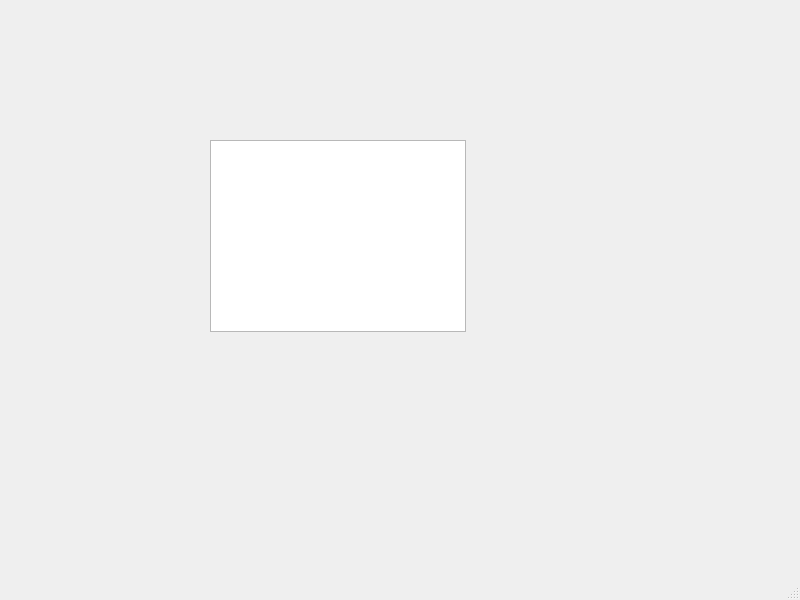
<?xml version="1.0" encoding="UTF-8"?>
<ui version="4.0">
 <class>sabbteName</class>
 <widget class="QMainWindow" name="sabbteName">
  <property name="geometry">
   <rect>
    <x>0</x>
    <y>0</y>
    <width>800</width>
    <height>600</height>
   </rect>
  </property>
  <property name="windowTitle">
   <string>MainWindow</string>
  </property>
  <widget class="QWidget" name="centralwidget">
   <widget class="QGraphicsView" name="graphicsView">
    <property name="geometry">
     <rect>
      <x>210</x>
      <y>140</y>
      <width>256</width>
      <height>192</height>
     </rect>
    </property>
    <property name="styleSheet">
     <string notr="true">background-image: url(:/Desktop/kir.png);</string>
    </property>
   </widget>
  </widget>
  <widget class="QMenuBar" name="menubar">
   <property name="geometry">
    <rect>
     <x>0</x>
     <y>0</y>
     <width>800</width>
     <height>22</height>
    </rect>
   </property>
  </widget>
  <widget class="QStatusBar" name="statusbar"/>
 </widget>
 <resources/>
 <connections/>
</ui>
